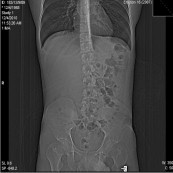
//> input picture imagenes/1.jpg, 173 x 173 px
$ ./Principal   (built with g++ and OpenCV 4)
//> lines starting //> are read from the running program, lines starting //| are printed output that depends on the picture
#include "Principal.hpp"


Mat Imagen_Top_Black;
Mat Erosion;
Mat Dilatacion;
Mat TopHat;
Mat BlackHat;

Mat Imagen_Top_BlackAngiografia;
Mat ErosionAngiografia;
Mat DilatacionAngiografia;
Mat TopHatAngiografia;
Mat BlackHatAngiografia;

Mat Imagen_Top_BlackXray;
Mat ErosionXray;
Mat DilatacionXray;
Mat TopHatXray;
Mat BlackHatCXray;

int main(int argc, char *argv[]){

    Mat img1 = imread("/home/alex/Documents/8vo/vision-artificial/practicas/parte-2.2/imagenes/1.jpg", IMREAD_GRAYSCALE);
//> img1 is the input picture: 173 rows x 173 cols, CV_8UC1; min 0, max 237, mean 64.5
    Mat img2 = imread("/home/alex/Documents/8vo/vision-artificial/practicas/parte-2.2/imagenes/angiografia1.png", IMREAD_GRAYSCALE);
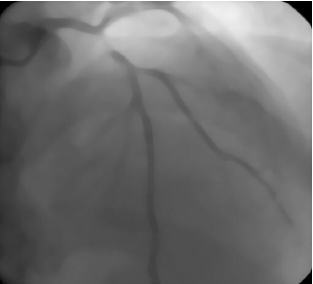
//> input picture imagenes/angiografia1.png, 313 x 284 px
//> img2 is the input picture: 284 rows x 313 cols, CV_8UC1; min 0, max 255, mean 110
    Mat img3 = imread("/home/alex/Documents/8vo/vision-artificial/practicas/parte-2.2/imagenes/xray.jpg", IMREAD_GRAYSCALE);
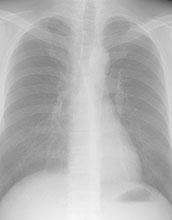
//> input picture imagenes/xray.jpg, 172 x 220 px
//> img3 is the input picture: 220 rows x 172 cols, CV_8UC1; min 59, max 246, mean 180

    Mat tamanio = getStructuringElement(MORPH_CROSS, Size(37, 37));


    // Operaciones morfologicas para la Imagen Torso
	 erode(img1, Erosion, tamanio);
	 dilate(img1, Dilatacion, tamanio);
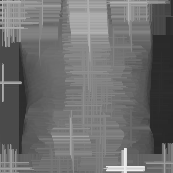
//> Dilatacion: 173 rows x 173 cols, CV_8UC1; min 39, max 237, mean 108.8
	 morphologyEx(img1, TopHat, MORPH_TOPHAT, tamanio);
	 morphologyEx(img1, BlackHat, MORPH_BLACKHAT, tamanio);
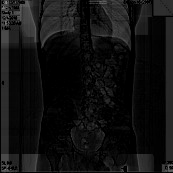
//> BlackHat: 173 rows x 173 cols, CV_8UC1; min 0, max 142, mean 16.6
	 Imagen_Top_Black = img1 + (TopHat - BlackHat);

	 imshow("Torso", img1);
	 imshow("Erosion Torso", Erosion);
     imwrite("resultados/torso/Erosion-torso.png", Erosion);
	 imshow("Dilatacion Torso", Dilatacion);
     imwrite("resultados/torso/Dilatacion-torso.png", Dilatacion);
	 imshow("Tophat Torso", TopHat);
     imwrite("resultados/torso/Tophat-torso.png", TopHat);
	 imshow("Blackhat Torso", BlackHat);
     imwrite("resultados/torso/Black-torso.png", BlackHat);
	 imshow("Imagen_Top_Black", Imagen_Top_Black);
     imwrite("resultados/torso/Imagen_Top_Black-torso.png", Imagen_Top_Black);


	 // Operaciones morfologicas para la Imagen Angiografia
	 erode(img2, ErosionAngiografia, tamanio);
	 dilate(img2, DilatacionAngiografia, tamanio);
	 morphologyEx(img2, TopHatAngiografia, MORPH_TOPHAT, tamanio);
	 morphologyEx(img2, BlackHatAngiografia, MORPH_BLACKHAT, tamanio);
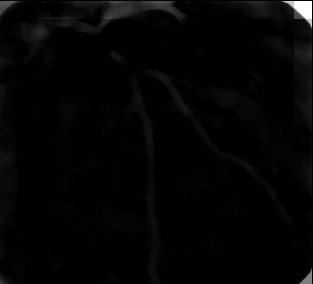
//> BlackHatAngiografia: 284 rows x 313 cols, CV_8UC1; min 0, max 255, mean 4.1
	 Imagen_Top_BlackAngiografia = img2 + (TopHatAngiografia - BlackHatAngiografia);

	 imshow("Angiografia", img2);
	 imshow("Erosion Angiografia", ErosionAngiografia);
     imwrite("resultados/angiografia/ErosionAngiografia.png", ErosionAngiografia);

     imwrite("resultados/Imagen_Top_Black-torso.png", Imagen_Top_Black);
     imwrite("resultados/angiografia/Imagen_Top_Black.png", Imagen_Top_Black);

	 imshow("Dilatacion Angiografia", DilatacionAngiografia);
     imwrite("resultados/angiografia/DilatacionAngiografia.png", DilatacionAngiografia);

	 imshow("Tophat Angiografia", TopHatAngiografia);
     imwrite("resultados/angiografia/TopHatAngiografia.png", TopHatAngiografia);

	 imshow("Blackhat Angiografia", BlackHatAngiografia);
     imwrite("resultados/angiografia/BlackHatAngiografia.png", BlackHatAngiografia);

	 imshow("Imagen_Top_Black", Imagen_Top_BlackAngiografia);
	 imwrite("resultados/angiografia/Imagen_Top_BlackAngiografia.png", Imagen_Top_BlackAngiografia);


	 // Operaciones morfologicas para la Imagen Xray
	 erode(img3, ErosionXray, tamanio);
	 dilate(img3, DilatacionXray, tamanio);
	 morphologyEx(img3, TopHatXray, MORPH_TOPHAT, tamanio);
	 morphologyEx(img3, BlackHatCXray, MORPH_BLACKHAT, tamanio);
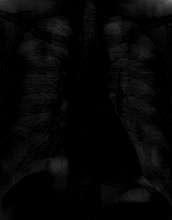
//> BlackHatCXray: 220 rows x 172 cols, CV_8UC1; min 0, max 113, mean 5.9
	 Imagen_Top_BlackXray = img3 + (TopHatXray - BlackHatCXray);
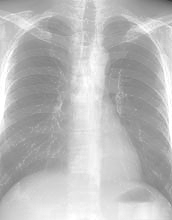
//> Imagen_Top_BlackXray: 220 rows x 172 cols, CV_8UC1; min 59, max 255, mean 186

	 imshow("Xray", img3);
	 imshow("Erosion Xray", ErosionXray);
     imwrite("resultados/xray/ErosionXray.png", ErosionXray);
	 imshow("Dilatacion Xray", DilatacionXray);
     imwrite("resultados/xray/DilatacionXray.png", DilatacionXray);
	 imshow("Tophat Xray", TopHatXray);
     imwrite("resultados/xray/TopHatXray.png", TopHatXray);
	 imshow("Blackhat Xray", BlackHatCXray);
     imwrite("resultados/xray/BlackHatCXray.png", BlackHatCXray);
	 imshow("Imagen_Top_Black", Imagen_Top_BlackXray);
     imwrite("resultados/xray/Top_BlackXray.png", Imagen_Top_BlackXray);
     waitKey(0);
     destroyAllWindows();


    return 0;
}
